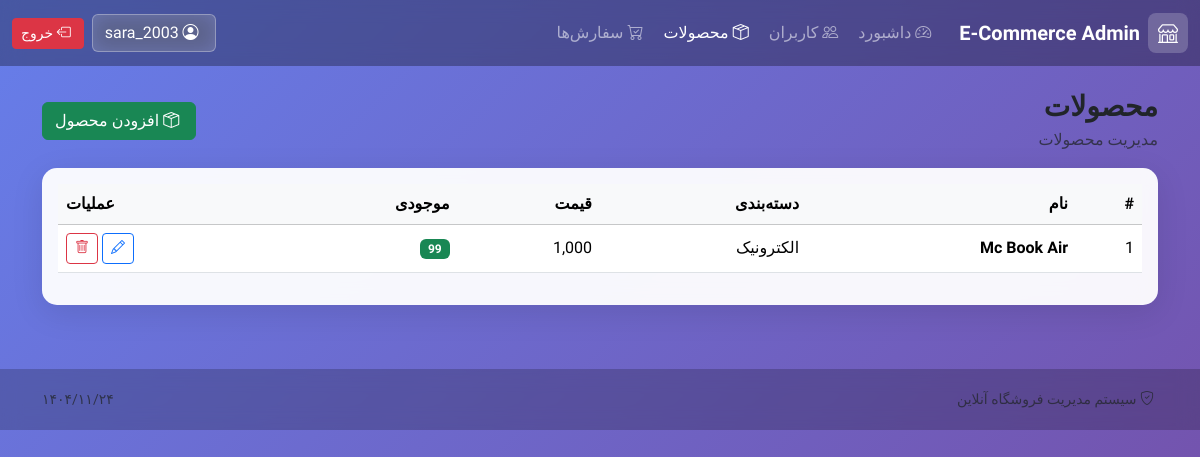
Page /products (signed in) on the earlier database version.
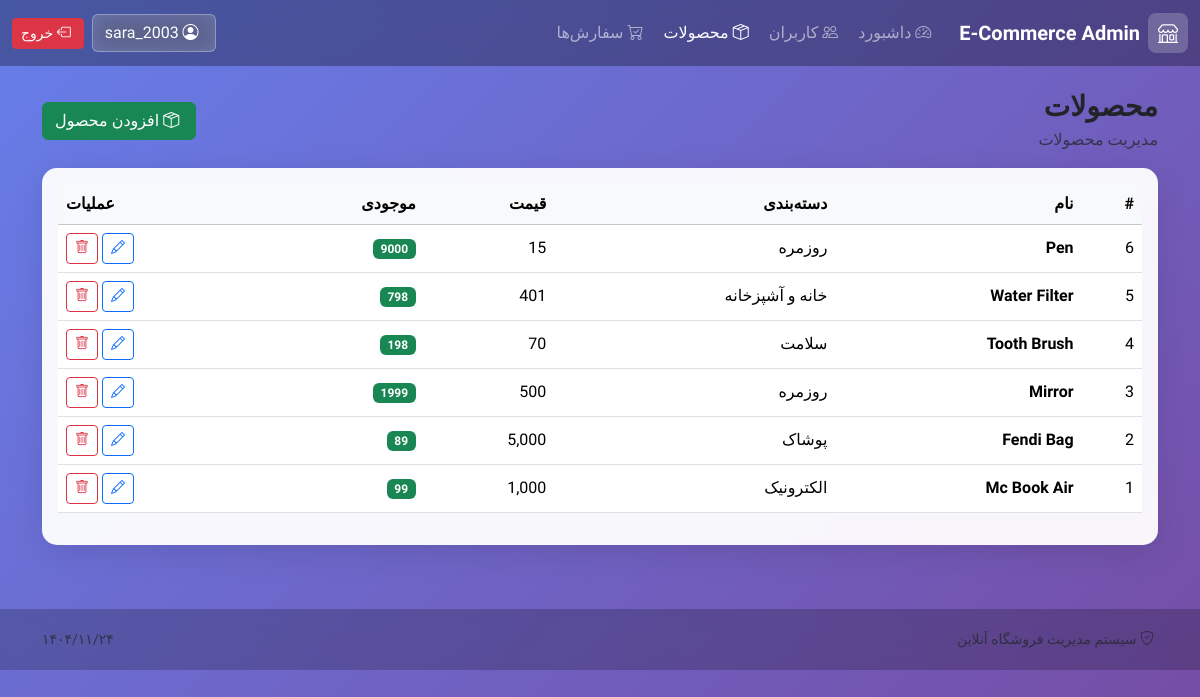
Same page on the later database version.
### tables this page shows
CREATE TABLE product (
                    product_id INTEGER PRIMARY KEY AUTOINCREMENT,
                    name TEXT NOT NULL,
                    description TEXT,
                    price REAL NOT NULL CHECK (price >= 0),
                    stock_quantity INTEGER NOT NULL CHECK (stock_quantity >= 0) DEFAULT 0,
                    category TEXT NOT NULL,
                    image_url TEXT,
                    created_at TEXT NOT NULL DEFAULT CURRENT_TIMESTAMP
                );

### app.py (the view)
@app.route("/products")
@login_required
def products():
    products_list = db.get_all_products()
    return render_template("products.html", products=products_list)

### app.py (called while the page is built)
@app.context_processor
def inject_now():
    return {"now": datetime.now(), "current_date": datetime.now()}

### auth.py (called while the page is built)
@login_manager.user_loader
def load_user(user_id):
    return User.get(user_id)

    @staticmethod
    def get(user_id: int):
        try:
            user_id = int(user_id)
        except (TypeError, ValueError):
            return None
        try:
            user = db.execute(
                "SELECT user_id, username, email, full_name, role FROM user WHERE user_id = ?",
                (user_id,),
                fetchone=True,
            )
            if not user:
                return None
            return User(
                user_id=user["user_id"],
                username=user["username"],
                email=user["email"],
                full_name=user["full_name"],
                role=user["role"],
            )
        except Exception as e:
            print(f"Error loading user: {e}")
            return None

### database.py (called while the page is built)
    def get_connection(self):
        conn = sqlite3.connect(self.db_path)
        conn.row_factory = sqlite3.Row
        return conn

### templates/products.html (shortened to what this page needs)
{% extends "base.html" %}
{% block content %}
<div class="d-flex justify-content-between align-items-center mb-3">
  <div>
    <h3 class="fw-bold mb-1">محصولات</h3>
    <div class="text-muted">مدیریت محصولات</div>
  </div>
  {% if current_user.role == 'admin' %}
  <a class="btn btn-success" href="{{ url_for('add_product') }}">
    <i class="bi bi-box-seam ms-1"></i> افزودن محصول
  </a>
  {% endif %}
</div>
<div class="card app-card">
  <div class="card-body">
    {% if products %}
    <div class="table-responsive">
      <table class="table table-hover align-middle" id="dataTable">
        <thead class="table-light">
          <tr>
            <th>#</th>
            <th>نام</th>
            <th>دسته‌بندی</th>
            <th>قیمت</th>
            <th>موجودی</th>
            <th class="text-end">عملیات</th>
          </tr>
        </thead>
        <tbody>
          {% for p in products %}
          <tr>
            <td class="persian-digits">{{ p.product_id }}</td>
            <td class="fw-semibold">{{ p.name }}</td>
            <td>{{ p.category }}</td>
            <td class="persian-digits">{{ "{:,.0f}".format(p.price|float) }}</td>
            <td>
              <span class="badge text-bg-{{ 'success' if p.stock_quantity > 0 else 'danger' }}">
                {{ p.stock_quantity }}
              </span>
            </td>
            <td class="text-end">
              {% if current_user.role == 'admin' %}
              <a class="btn btn-sm btn-outline-primary" href="{{ url_for('edit_product', product_id=p.product_id) }}">
                <i class="bi bi-pencil"></i>
              </a>
              <a class="btn btn-sm btn-outline-danger confirm-delete"
                 href="{{ url_for('delete_product', product_id=p.product_id) }}">
                <i class="bi bi-trash"></i>
              </a>
              {% endif %}
            </td>
          </tr>
          {% endfor %}
        </tbody>
      </table>
    </div>
    {% else %}
      <div class="empty-state">
        <div class="empty-icon"><i class="bi bi-box-seam"></i></div>
        <div class="fw-bold">هیچ محصولی ثبت نشده</div>
        <a class="btn btn-success mt-2" href="{{ url_for('add_product') }}">افزودن محصول</a>
      </div>
    {% endif %}
  </div>
</div>
{% endblock %}

Differences in the rows shown:
added product: product_id "6", name "Pen", category "روزمره", price "15", stock_quantity "9000"
added product: product_id "5", name "Water Filter", category "خانه و آشپزخانه", price "401", stock_quantity "798"
added product: product_id "4", name "Tooth Brush", category "سلامت", price "70", stock_quantity "198"
added product: product_id "3", name "Mirror", category "روزمره", price "500", stock_quantity "1999"
added product: product_id "2", name "Fendi Bag", category "پوشاک", price "5,000", stock_quantity "89"
